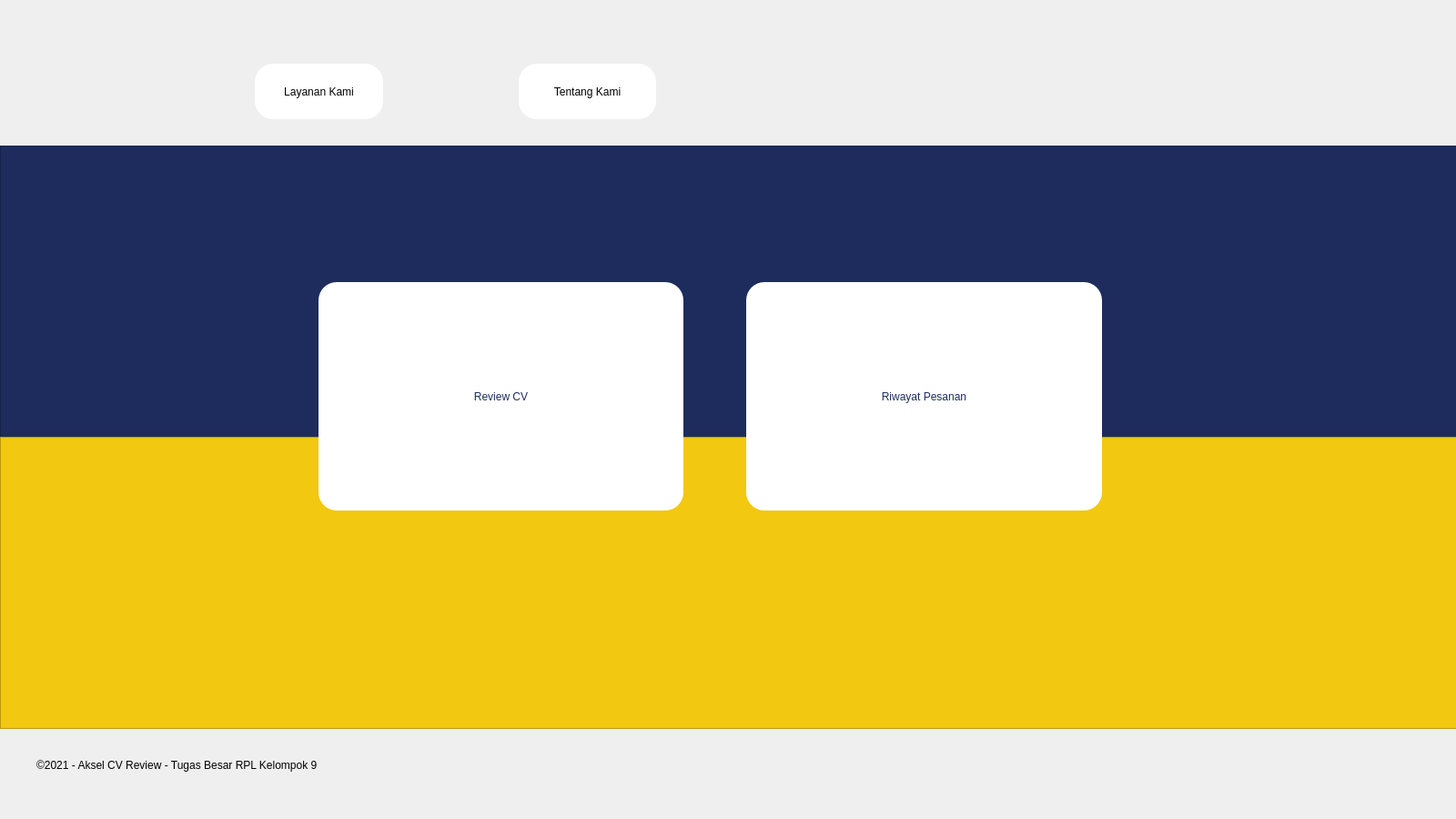
<?xml version="1.0" encoding="UTF-8"?>
<ui version="4.0">
 <class>MainWindow</class>
 <widget class="QMainWindow" name="MainWindow">
  <property name="enabled">
   <bool>true</bool>
  </property>
  <property name="geometry">
   <rect>
    <x>0</x>
    <y>0</y>
    <width>1600</width>
    <height>900</height>
   </rect>
  </property>
  <property name="windowTitle">
   <string>MainWindow</string>
  </property>
  <widget class="QWidget" name="centralwidget">
   <widget class="QPushButton" name="layananKami">
    <property name="geometry">
     <rect>
      <x>280</x>
      <y>70</y>
      <width>141</width>
      <height>61</height>
     </rect>
    </property>
    <property name="styleSheet">
     <string notr="true">font: 81 12pt &quot;Mulish ExtraBold&quot;;
background-color: rgb(255, 255, 255);
border-radius: 20px</string>
    </property>
    <property name="text">
     <string>Layanan Kami</string>
    </property>
   </widget>
   <widget class="QPushButton" name="layananKami_2">
    <property name="geometry">
     <rect>
      <x>570</x>
      <y>70</y>
      <width>151</width>
      <height>61</height>
     </rect>
    </property>
    <property name="styleSheet">
     <string notr="true">font: 81 12pt &quot;Mulish ExtraBold&quot;;
background-color: rgb(255, 255, 255);
border-radius: 20px</string>
    </property>
    <property name="text">
     <string>Tentang Kami</string>
    </property>
   </widget>
   <widget class="QLabel" name="label_2">
    <property name="geometry">
     <rect>
      <x>40</x>
      <y>820</y>
      <width>571</width>
      <height>41</height>
     </rect>
    </property>
    <property name="styleSheet">
     <string notr="true">font: 87 12pt &quot;Mulish Black&quot;;
font: 63 12pt &quot;Mulish SemiBold&quot;;</string>
    </property>
    <property name="text">
     <string>©️2021 - Aksel CV Review - Tugas Besar RPL Kelompok 9</string>
    </property>
   </widget>
   <widget class="QFrame" name="frame">
    <property name="geometry">
     <rect>
      <x>0</x>
      <y>480</y>
      <width>1611</width>
      <height>321</height>
     </rect>
    </property>
    <property name="styleSheet">
     <string notr="true">background-color: rgb(242, 200, 16);</string>
    </property>
    <property name="frameShape">
     <enum>QFrame::StyledPanel</enum>
    </property>
    <property name="frameShadow">
     <enum>QFrame::Raised</enum>
    </property>
   </widget>
   <widget class="QPushButton" name="bookingButton">
    <property name="geometry">
     <rect>
      <x>350</x>
      <y>310</y>
      <width>401</width>
      <height>251</height>
     </rect>
    </property>
    <property name="styleSheet">
     <string notr="true">font: 81 18pt &quot;Mulish ExtraBold&quot;;
background-color: rgb(255, 255, 255);
border-radius: 20px;
color: rgb(29, 45, 94);
</string>
    </property>
    <property name="text">
     <string>Review CV</string>
    </property>
   </widget>
   <widget class="QFrame" name="frame_3">
    <property name="geometry">
     <rect>
      <x>0</x>
      <y>160</y>
      <width>1601</width>
      <height>321</height>
     </rect>
    </property>
    <property name="styleSheet">
     <string notr="true">background-color: rgb(29, 44, 93);</string>
    </property>
    <property name="frameShape">
     <enum>QFrame::StyledPanel</enum>
    </property>
    <property name="frameShadow">
     <enum>QFrame::Raised</enum>
    </property>
   </widget>
   <widget class="QPushButton" name="statusPesananButton">
    <property name="geometry">
     <rect>
      <x>820</x>
      <y>310</y>
      <width>391</width>
      <height>251</height>
     </rect>
    </property>
    <property name="styleSheet">
     <string notr="true">font: 81 18pt &quot;Mulish ExtraBold&quot;;
background-color: rgb(255, 255, 255);
border-radius: 20px;
color: rgb(29, 45, 94);

</string>
    </property>
    <property name="text">
     <string>Riwayat Pesanan</string>
    </property>
   </widget>
   <widget class="QLabel" name="label">
    <property name="geometry">
     <rect>
      <x>40</x>
      <y>70</y>
      <width>181</width>
      <height>51</height>
     </rect>
    </property>
    <property name="text">
     <string/>
    </property>
    <property name="pixmap">
     <pixmap>../logo aksel.png</pixmap>
    </property>
    <property name="scaledContents">
     <bool>true</bool>
    </property>
   </widget>
   <zorder>frame_3</zorder>
   <zorder>frame</zorder>
   <zorder>layananKami</zorder>
   <zorder>layananKami_2</zorder>
   <zorder>label_2</zorder>
   <zorder>bookingButton</zorder>
   <zorder>statusPesananButton</zorder>
   <zorder>label</zorder>
  </widget>
 </widget>
 <resources/>
 <connections/>
</ui>
